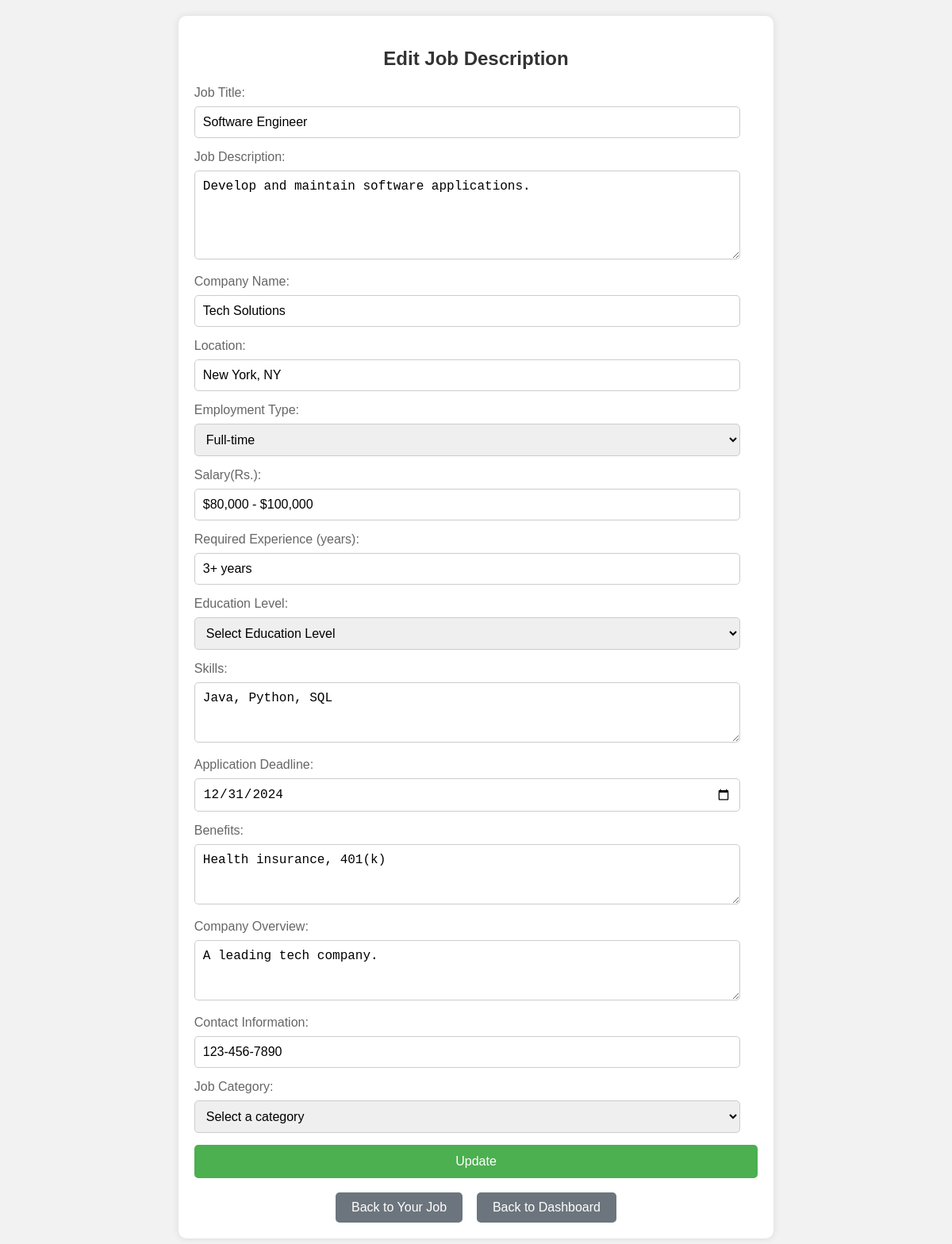
Screenshot of /Authentication/edit_job.php?job_id=1 with the database file from the repository.
### tables this page shows
CREATE TABLE `jobs` (
  `id` int(11) NOT NULL,
  `user_id` int(11) NOT NULL,
  `job_title` varchar(255) NOT NULL,
  `job_description` text NOT NULL,
  `company_name` varchar(255) NOT NULL,
  `email` varchar(255) NOT NULL,
  `location` varchar(255) NOT NULL,
  `employment_type` varchar(255) NOT NULL,
  `salary` varchar(255) DEFAULT NULL,
  `required_experience` varchar(255) DEFAULT NULL,
  `education_level` varchar(255) DEFAULT NULL,
  `skills` text DEFAULT NULL,
  `application_deadline` date DEFAULT NULL,
  `benefits` text DEFAULT NULL,
  `company_overview` text DEFAULT NULL,
  `contact_information` text DEFAULT NULL,
  `category_name` varchar(255) NOT NULL,
  `status` enum('pending','approved','rejected') NOT NULL DEFAULT 'pending',
  `created_at` timestamp NOT NULL DEFAULT current_timestamp(),
  `updated_at` timestamp NOT NULL DEFAULT current_timestamp() ON UPDATE current_timestamp(),
  `del` varchar(5) DEFAULT 'false'
);

### Authentication/edit_job.php (the view, shortened to what this page needs)
<?php
$servername = "localhost";
$username = "root";
$password = "";
$dbname = "oddjob";
$conn = new mysqli($servername, $username, $password, $dbname);
if (isset($_GET['job_id'])) {
    $job_id = $_GET['job_id'];
    $stmt = $conn->prepare("SELECT * FROM jobs WHERE id = ?");
    $stmt->bind_param("i", $job_id);
    $stmt->execute();
    $result = $stmt->get_result();
    if ($result->num_rows > 0) {
        $row = $result->fetch_assoc();
        $job_title = $row['job_title'];
        $job_description = $row['job_description'];
        $company_name = $row['company_name'];
        $location = $row['location'];
        $employment_type = $row['employment_type'];
        $salary = $row['salary'];
        $required_experience = $row['required_experience'];
        $skills = $row['skills'];
        $application_deadline = $row['application_deadline'];
        $benefits = $row['benefits'];
        $company_overview = $row['company_overview'];
        $contact_information = $row['contact_information'];
    } else {
        echo "Job not found.";
        exit;
    }
} else {
    echo "Job ID not specified.";
    exit;
}
?>
<!DOCTYPE html>
<html lang="en">
<head>
</head>
<body>
    <div class="container">
        <h2>Edit Job Description</h2>
        <form action="" method="post" onsubmit="return validateForm()">
            <label for="job_title">Job Title:</label>
            <input type="text" id="job_title" name="job_title" value="<?php echo $job_title; ?>" required>
            <label for="job_description">Job Description:</label>
            <textarea id="job_description" name="job_description" rows="5" required><?php echo $job_description; ?></textarea>
            <label for="company_name">Company Name:</label>
            <input type="text" id="company_name" name="company_name" value="<?php echo $company_name; ?>" required>
            <label for="location">Location:</label>
            <input type="text" id="location" name="location" value="<?php echo $location; ?>" required>
            <label for="employment_type">Employment Type:</label>
            <select id="employment_type" name="employment_type" required>
                <option value="Full-time" <?php if ($employment_type == "Full-time") echo "selected"; ?>>Full-time</option>
            </select>
            <label for="salary">Salary(Rs.):</label>
            <input type="text" id="salary" name="salary" value="<?php echo $salary; ?>">
            <label for="required_experience">Required Experience (years):</label>
            <input type="text" id="required_experience" name="required_experience" value="<?php echo $required_experience; ?>" required>
            <label for="education_level">Education Level:</label>
            <select id="education_level" name="education_level" required>
                <option value="">Select Education Level</option>
            </select>
            <label for="skills">Skills:</label>
            <textarea id="skills" name="skills" rows="3"><?php echo $skills; ?></textarea>
            <label for="application_deadline">Application Deadline:</label>
            <input type="date" id="application_deadline" name="application_deadline" value="<?php echo $application_deadline; ?>">
            <label for="benefits">Benefits:</label>
            <textarea id="benefits" name="benefits" rows="3"><?php echo $benefits; ?></textarea>
            <label for="company_overview">Company Overview:</label>
            <textarea id="company_overview" name="company_overview" rows="3"><?php echo $company_overview; ?></textarea>
            <label for="contact_information">Contact Information:</label>
            <input type="text" id="contact_information" name="contact_information" value="<?php echo $contact_information; ?>" required>
            <label for="job_category">Job Category:</label>
            <select id="job_category" name="job_category" required>
                <option value="">Select a category</option>
            </select>
            <input type="submit" value="Update">
        </form>
        <br><center><a href="./your_job.php" class="back-button">Back to Your Job</a>&nbsp;&nbsp;&nbsp;
        <a href="./dashboard.php" class="back-button">Back to Dashboard</a></center>
    </div>
</body>
</html>

### Authentication/edit_job.php (style rules this page uses)
body { font-family: Arial, sans-serif; background-color: #f2f2f2; }
.container { width: 60%; margin: 20px auto; background-color: #fff; padding: 20px; border-radius: 10px; box-shadow: 0 0 10px rgba(0, 0, 0, 0.1); }
h2 { color: #333; text-align: center; margin-bottom: 20px; }
form { width: 100%; }
label { display: block; margin-bottom: 8px; color: #666; }
input[type="text"], input[type="date"], textarea, select { width: calc(100% - 22px); padding: 10px; margin-bottom: 15px; border: 1px solid #ccc; border-radius: 5px; box-sizing: border-box; font-size: 16px; }
textarea { resize: vertical; }
input[type="submit"] { width: 100%; background-color: #4CAF50; color: white; padding: 12px 20px; border: none; border-radius: 5px; cursor: pointer; font-size: 16px; transition: background-color 0.3s ease; }
.back-button { display: inline-block; background-color: #6c757d; color: white; padding: 10px 20px; text-decoration: none; border-radius: 5px; transition: background-color 0.3s ease; }

### rows the page displays
jobs: job_title "Software Engineer", job_description "Develop and maintain software applications.", company_name "Tech Solutions", location "New York, NY", employment_type "Full-time", salary "$80,000 - $100,000", required_experience "3+ years", skills "Java, Python, SQL", application_deadline "12/31/2024", benefits "Health insurance, 401(k)", company_overview "A leading tech company.", contact_information "123-456-7890"
